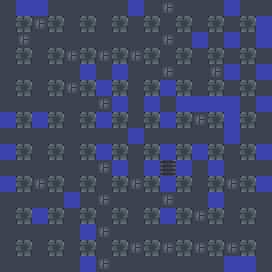

Tiled map render using the project's own tile images. Description and the whole map definition, tile-layer contents included, below:
An orthogonal 17x17 tile map with 16x16 px tiles, 1 tile layer (terrain) and 50 objects.

<map version="1.10" tiledversion="1.11.2" orientation="orthogonal" renderorder="right-down" width="17" height="17" tilewidth="16" tileheight="16" infinite="0" nextlayerid="3" nextobjectid="51">
 <properties>
  <property name="name" value="Bomberman 2 C" />
  <property name="author" value="moineau" />
  <property name="goldMoves" type="int" value="473" />
  <property name="platinumMoves" type="int" value="426" />
  <property name="goldTime" type="int" value="80" />
 </properties>
 <tileset firstgid="1" source="tileset.tsx" />
 <layer id="1" name="terrain" width="17" height="17">
  <data encoding="csv">
1,3,3,1,1,1,1,1,3,1,2,1,1,1,3,1,1,
1,4,2,4,1,4,1,4,1,4,1,4,1,4,1,4,3,
1,2,1,1,1,1,1,1,1,1,2,1,3,1,3,1,3,
1,4,1,4,2,4,2,4,2,4,1,4,1,4,1,4,1,
1,1,1,1,1,3,1,3,1,1,2,1,1,2,3,1,3,
1,4,1,4,2,4,3,4,1,4,3,4,1,4,1,4,1,
1,1,1,1,1,1,2,3,1,3,1,3,3,3,3,1,3,
3,4,3,4,1,4,3,4,1,4,3,4,2,4,3,4,1,
1,1,1,1,1,1,1,1,3,1,1,1,1,1,3,1,1,
3,4,1,4,1,4,3,4,1,4,3,4,3,4,1,4,3,
1,1,1,1,1,1,2,3,1,3,5,3,1,3,1,1,1,
3,4,2,4,1,4,1,4,2,4,3,4,1,4,2,4,3,
1,1,1,1,3,1,2,1,1,1,2,1,1,3,1,1,1,
1,4,3,4,1,4,1,4,1,4,3,4,2,4,1,4,1,
1,1,1,1,1,3,2,1,1,1,1,1,1,1,1,1,1,
1,4,1,4,1,4,1,4,2,4,2,4,2,4,2,4,1,
1,1,1,1,1,3,2,1,1,1,1,1,1,1,3,3,1
</data>
 </layer>
 <objectgroup id="2" name="objects">
  <object id="1" gid="6" x="128" y="144" width="16" height="16" />
  <object id="2" gid="7" x="0" y="16" width="16" height="16" />
  <object id="3" gid="9" x="144" y="16" width="16" height="16" />
  <object id="4" gid="9" x="208" y="16" width="16" height="16" />
  <object id="5" gid="9" x="240" y="16" width="16" height="16" />
  <object id="6" gid="7" x="256" y="16" width="16" height="16" />
  <object id="7" gid="9" x="0" y="32" width="16" height="16" />
  <object id="8" gid="8" x="96" y="32" width="16" height="16" />
  <object id="9" gid="9" x="128" y="32" width="16" height="16" />
  <object id="10" gid="9" x="80" y="48" width="16" height="16" />
  <object id="11" gid="9" x="144" y="48" width="16" height="16" />
  <object id="12" gid="9" x="208" y="48" width="16" height="16" />
  <object id="13" gid="9" x="160" y="64" width="16" height="16" />
  <object id="14" gid="9" x="224" y="64" width="16" height="16" />
  <object id="15" gid="9" x="48" y="80" width="16" height="16" />
  <object id="16" gid="8" x="96" y="80" width="16" height="16" />
  <object id="17" gid="9" x="144" y="80" width="16" height="16" />
  <object id="18" gid="9" x="240" y="80" width="16" height="16" />
  <object id="19" gid="9" x="256" y="96" width="16" height="16" />
  <object id="20" gid="8" x="64" y="112" width="16" height="16" />
  <object id="21" gid="9" x="80" y="112" width="16" height="16" />
  <object id="22" gid="9" x="64" y="128" width="16" height="16" />
  <object id="23" gid="9" x="256" y="128" width="16" height="16" />
  <object id="24" gid="9" x="0" y="144" width="16" height="16" />
  <object id="25" gid="9" x="208" y="144" width="16" height="16" />
  <object id="26" gid="9" x="64" y="160" width="16" height="16" />
  <object id="27" gid="9" x="48" y="176" width="16" height="16" />
  <object id="28" gid="8" x="64" y="176" width="16" height="16" />
  <object id="29" gid="8" x="80" y="176" width="16" height="16" />
  <object id="30" gid="9" x="192" y="176" width="16" height="16" />
  <object id="31" gid="8" x="64" y="192" width="16" height="16" />
  <object id="32" gid="9" x="96" y="192" width="16" height="16" />
  <object id="33" gid="9" x="16" y="208" width="16" height="16" />
  <object id="34" gid="9" x="32" y="208" width="16" height="16" />
  <object id="35" gid="8" x="48" y="208" width="16" height="16" />
  <object id="36" gid="9" x="112" y="208" width="16" height="16" />
  <object id="37" gid="9" x="224" y="208" width="16" height="16" />
  <object id="38" gid="9" x="256" y="208" width="16" height="16" />
  <object id="39" gid="9" x="64" y="224" width="16" height="16" />
  <object id="40" gid="9" x="96" y="224" width="16" height="16" />
  <object id="41" gid="9" x="112" y="240" width="16" height="16" />
  <object id="42" gid="9" x="160" y="240" width="16" height="16" />
  <object id="43" gid="8" x="0" y="256" width="16" height="16" />
  <object id="44" gid="9" x="32" y="256" width="16" height="16" />
  <object id="45" gid="9" x="256" y="256" width="16" height="16" />
  <object id="46" gid="7" x="0" y="272" width="16" height="16" />
  <object id="47" gid="8" x="16" y="272" width="16" height="16" />
  <object id="48" gid="9" x="112" y="272" width="16" height="16" />
  <object id="49" gid="9" x="160" y="272" width="16" height="16" />
  <object id="50" gid="7" x="256" y="272" width="16" height="16" />
 </objectgroup>
</map>
